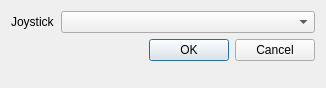
<?xml version="1.0" encoding="UTF-8"?>
<ui version="4.0">
 <class>UIJoystickControls</class>
 <widget class="QWidget" name="UIJoystickControls">
  <property name="windowModality">
   <enum>Qt::NonModal</enum>
  </property>
  <property name="geometry">
   <rect>
    <x>0</x>
    <y>0</y>
    <width>326</width>
    <height>88</height>
   </rect>
  </property>
  <property name="sizePolicy">
   <sizepolicy hsizetype="Minimum" vsizetype="Preferred">
    <horstretch>0</horstretch>
    <verstretch>0</verstretch>
   </sizepolicy>
  </property>
  <property name="windowTitle">
   <string>Joystick protocol settings</string>
  </property>
  <property name="windowIcon">
   <iconset>
    <normaloff>../facetracknoir/images/facetracknoir.png</normaloff>../facetracknoir/images/facetracknoir.png</iconset>
  </property>
  <property name="layoutDirection">
   <enum>Qt::LeftToRight</enum>
  </property>
  <property name="autoFillBackground">
   <bool>false</bool>
  </property>
  <layout class="QFormLayout" name="formLayout">
   <item row="0" column="0">
    <widget class="QLabel" name="label">
     <property name="text">
      <string>Joystick</string>
     </property>
    </widget>
   </item>
   <item row="0" column="1">
    <widget class="QComboBox" name="joylist">
     <property name="sizePolicy">
      <sizepolicy hsizetype="Expanding" vsizetype="Fixed">
       <horstretch>0</horstretch>
       <verstretch>0</verstretch>
      </sizepolicy>
     </property>
    </widget>
   </item>
   <item row="1" column="0" colspan="2">
    <widget class="QDialogButtonBox" name="buttonBox">
     <property name="standardButtons">
      <set>QDialogButtonBox::Cancel|QDialogButtonBox::Ok</set>
     </property>
    </widget>
   </item>
  </layout>
 </widget>
 <tabstops>
  <tabstop>joylist</tabstop>
  <tabstop>buttonBox</tabstop>
 </tabstops>
 <resources/>
 <connections/>
 <slots>
  <slot>startEngineClicked()</slot>
  <slot>stopEngineClicked()</slot>
  <slot>cameraSettingsClicked()</slot>
 </slots>
</ui>
